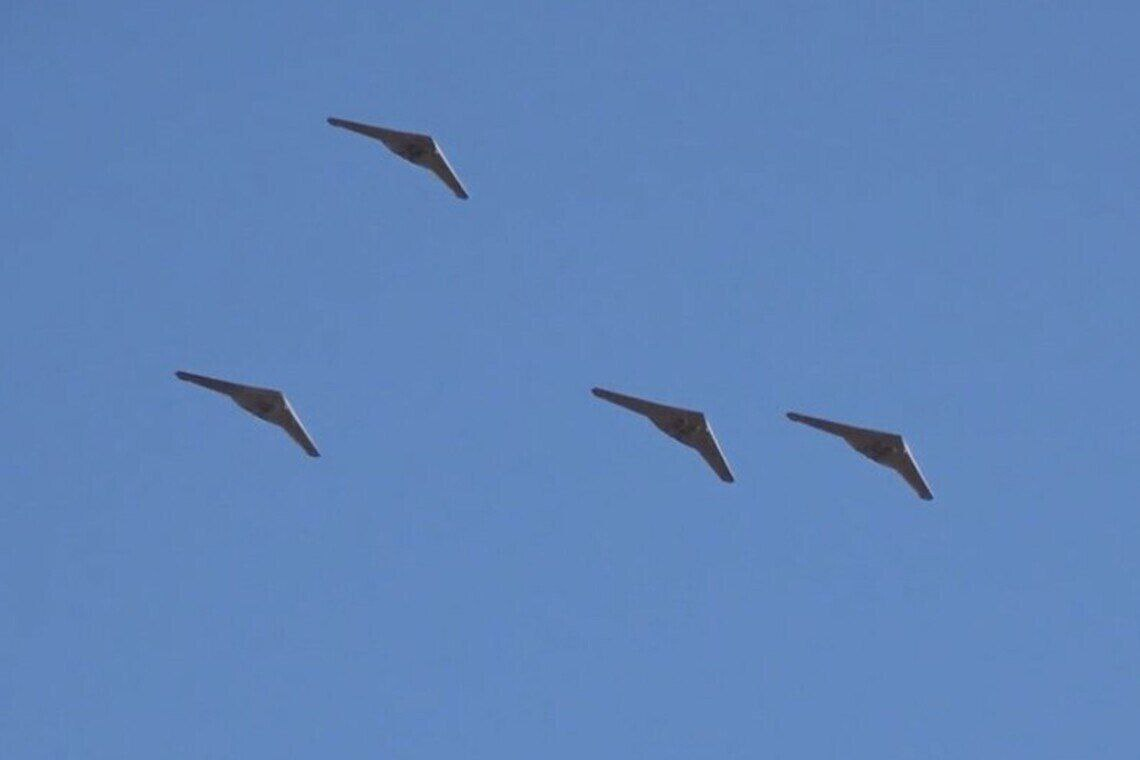
#> input picture data/driny.jpg, 1140 x 760 px
$ jupyter execute --allow-errors CV_Homework_3.ipynb
#> lines starting #> are read from the running program, lines starting #| are printed output that depends on the picture
[cell 1]
import cv2
import numpy as np
from matplotlib import pyplot as plt
plt.rcParams['figure.figsize'] = [15, 10]

[cell 2]
img = cv2.imread('data/driny.jpg')
#> img is the input picture: shape (760, 1140, 3); mean B, G, R 186.2, 132.7, 95.9
img = cv2.cvtColor(img, cv2.COLOR_BGR2RGB)
plt.imshow(img)

[cell 3]
# Create a blurred (unsharp) version of the original image (you can use Gaussian blurring)
unsharp = cv2.GaussianBlur(img, ksize=(5,5), sigmaX=5)
plt.imshow(unsharp)

[cell 4]
# Create the difference image (original − unsharp)
# Note: Remember that you are working with uint8 data types. Any addition or substractions
# might result in overflow or underflow, respectively. You can prevent this by casting the images to float.
img_float = img.astype(np.float32)
unsharp_float = unsharp.astype(np.float32)
diff = img_float - unsharp_float
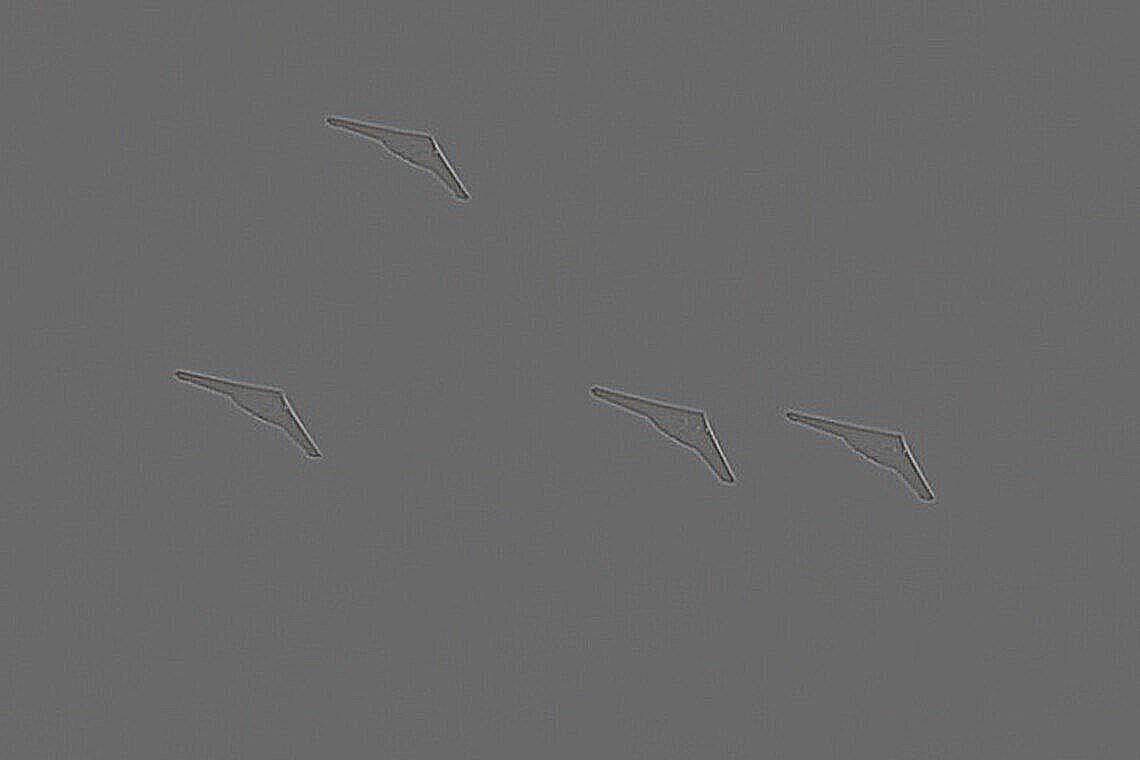
#> diff: shape (760, 1140, 3) float32; mean R, G, B 0, 0, 0; drawn with min black and max white

[cell 5]
# Apply USM to get the resulting image using `sharpened = original + (original − unsharp) × amount`
# Note: Again, take care of underflows/overflows if necessary.
amount_min = 0.5
sharpened1 = img_float + diff * amount_min
sharpened1 = np.clip(sharpened1, 0, 255)
sharpened1 = sharpened1.astype(np.uint8)

amount_max= 2
sharpened2 = img_float + diff * amount_max
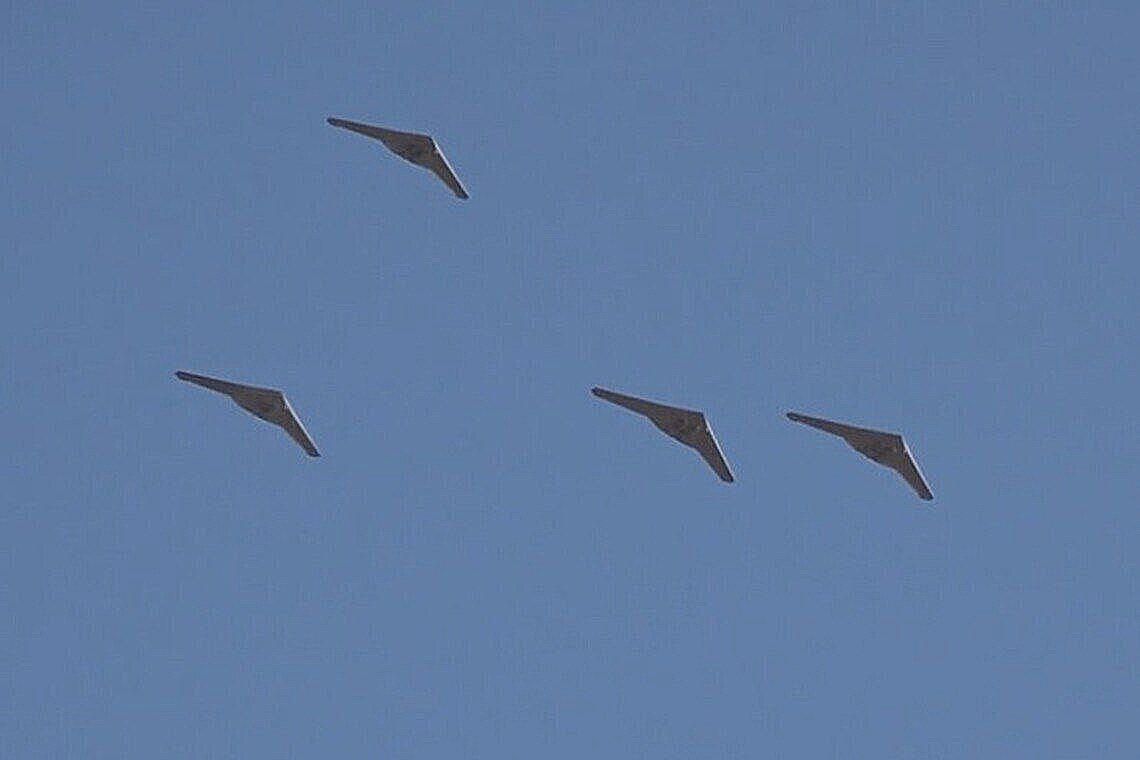
#> sharpened2: shape (760, 1140, 3) float32; mean R, G, B 95.6, 132.8, 186.5; drawn with min black and max white
sharpened2 = np.clip(sharpened2, 0, 255)
sharpened2 = sharpened2.astype(np.uint8)

amount_average = 1.25
sharpened3 = img_float + diff * amount_average
sharpened3 = np.clip(sharpened3, 0, 255)
sharpened3 = sharpened3.astype(np.uint8)

plt.subplot(221), plt.imshow(sharpened1[200:500, 150:400, :]), plt.title('amount 0,5')
plt.subplot(222), plt.imshow(sharpened2[200:500, 150:400, :]), plt.title('amount 2')
plt.subplot(223), plt.imshow(sharpened3[200:500, 150:400, :]), plt.title('amount 1.25')
plt.subplot(224), plt.imshow(unsharp[200:500, 150:400, :]), plt.title('unsharp')
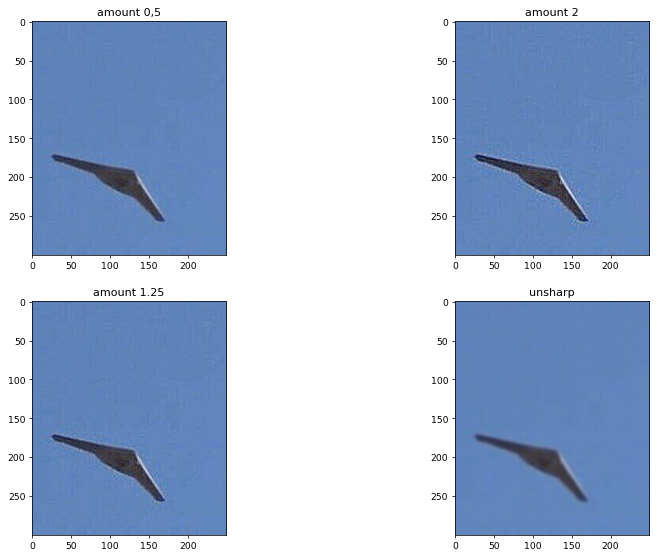
#> figure drawn by matplotlib, 4 panels
